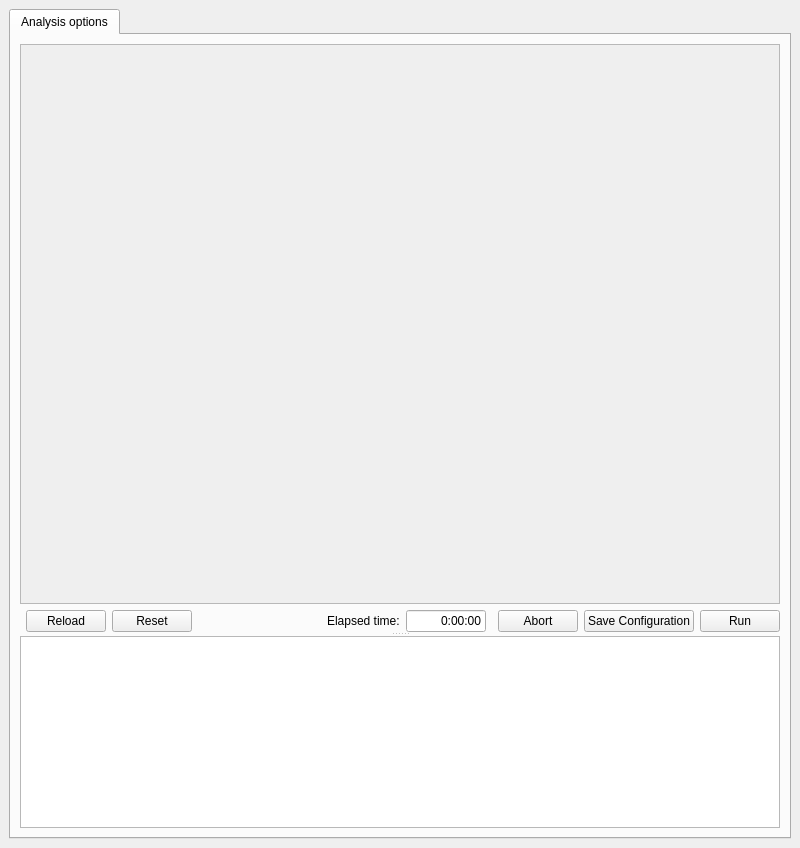
<?xml version="1.0" encoding="UTF-8"?>
<ui version="4.0">
 <class>DegenPrimerMain</class>
 <widget class="QMainWindow" name="DegenPrimerMain">
  <property name="geometry">
   <rect>
    <x>0</x>
    <y>0</y>
    <width>800</width>
    <height>848</height>
   </rect>
  </property>
  <property name="windowTitle">
   <string>DegenPrimer</string>
  </property>
  <property name="windowIcon">
   <iconset resource="DegenPrimerUI.qrc">
    <normaloff>:/degen_primer.svg</normaloff>:/degen_primer.svg</iconset>
  </property>
  <widget class="QWidget" name="centralwidget">
   <layout class="QGridLayout" name="gridLayout">
    <item row="0" column="1">
     <widget class="QTabWidget" name="mainTabs">
      <property name="toolTip">
       <string/>
      </property>
      <property name="currentIndex">
       <number>0</number>
      </property>
      <widget class="QWidget" name="configTabWidget">
       <property name="sizePolicy">
        <sizepolicy hsizetype="Expanding" vsizetype="Expanding">
         <horstretch>0</horstretch>
         <verstretch>0</verstretch>
        </sizepolicy>
       </property>
       <attribute name="title">
        <string>Analysis options</string>
       </attribute>
       <layout class="QGridLayout" name="gridLayout_3">
        <item row="0" column="0">
         <widget class="QSplitter" name="terminalSplitter">
          <property name="sizePolicy">
           <sizepolicy hsizetype="Expanding" vsizetype="Preferred">
            <horstretch>0</horstretch>
            <verstretch>0</verstretch>
           </sizepolicy>
          </property>
          <property name="orientation">
           <enum>Qt::Vertical</enum>
          </property>
          <widget class="QWidget" name="configWidget" native="true">
           <property name="sizePolicy">
            <sizepolicy hsizetype="Expanding" vsizetype="Expanding">
             <horstretch>0</horstretch>
             <verstretch>1</verstretch>
            </sizepolicy>
           </property>
           <property name="toolTip">
            <string/>
           </property>
           <layout class="QGridLayout" name="gridLayout_2">
            <item row="1" column="6">
             <widget class="QLineEdit" name="elapsedTimeLineEdit">
              <property name="sizePolicy">
               <sizepolicy hsizetype="Expanding" vsizetype="Fixed">
                <horstretch>0</horstretch>
                <verstretch>0</verstretch>
               </sizepolicy>
              </property>
              <property name="minimumSize">
               <size>
                <width>80</width>
                <height>0</height>
               </size>
              </property>
              <property name="toolTip">
               <string>&lt;html&gt;&lt;head/&gt;&lt;body&gt;&lt;p&gt;Calculation time depends on many parameters, such as primer and target sequences, PCR conditions (especialy annealing temperature), amplicon size and number of mismatches. It may vary from a few seconds to tens of minutes. &lt;/p&gt;&lt;p&gt;&lt;br/&gt;&lt;/p&gt;&lt;p&gt;So be patient.&lt;/p&gt;&lt;/body&gt;&lt;/html&gt;</string>
              </property>
              <property name="text">
               <string>0:00:00</string>
              </property>
              <property name="frame">
               <bool>true</bool>
              </property>
              <property name="alignment">
               <set>Qt::AlignRight|Qt::AlignTrailing|Qt::AlignVCenter</set>
              </property>
              <property name="readOnly">
               <bool>true</bool>
              </property>
             </widget>
            </item>
            <item row="1" column="1">
             <widget class="QPushButton" name="reloadButton">
              <property name="toolTip">
               <string>&lt;html&gt;&lt;head/&gt;&lt;body&gt;&lt;p&gt;Reload currently selected configuration file.&lt;/p&gt;&lt;/body&gt;&lt;/html&gt;</string>
              </property>
              <property name="text">
               <string>Reload</string>
              </property>
             </widget>
            </item>
            <item row="1" column="10">
             <widget class="QPushButton" name="runButton">
              <property name="toolTip">
               <string>&lt;html&gt;&lt;head/&gt;&lt;body&gt;&lt;p&gt;Run the analysis pipeline with the current parameters. This also saves these parameters into a configuration file.&lt;/p&gt;&lt;/body&gt;&lt;/html&gt;</string>
              </property>
              <property name="text">
               <string>Run</string>
              </property>
             </widget>
            </item>
            <item row="1" column="3">
             <spacer name="horizontalSpacer">
              <property name="orientation">
               <enum>Qt::Horizontal</enum>
              </property>
              <property name="sizeType">
               <enum>QSizePolicy::Expanding</enum>
              </property>
              <property name="sizeHint" stdset="0">
               <size>
                <width>10000</width>
                <height>17</height>
               </size>
              </property>
             </spacer>
            </item>
            <item row="0" column="0" colspan="11">
             <widget class="QScrollArea" name="configScrollArea">
              <property name="sizePolicy">
               <sizepolicy hsizetype="Expanding" vsizetype="Expanding">
                <horstretch>0</horstretch>
                <verstretch>0</verstretch>
               </sizepolicy>
              </property>
              <property name="toolTip">
               <string>&lt;html&gt;&lt;head/&gt;&lt;body&gt;&lt;p&gt;Parameters which are used only in the consequent analysis are &lt;span style=&quot; font-weight:600;&quot;&gt;marked yellow.&lt;/span&gt; These will be reset as soon as you hit 'Run' and &lt;span style=&quot; font-weight:600;&quot;&gt;will not be saved&lt;/span&gt; to the configuration file.&lt;/p&gt;&lt;/body&gt;&lt;/html&gt;</string>
              </property>
              <property name="widgetResizable">
               <bool>true</bool>
              </property>
              <widget class="QWidget" name="configFormWidget">
               <property name="geometry">
                <rect>
                 <x>0</x>
                 <y>0</y>
                 <width>740</width>
                 <height>528</height>
                </rect>
               </property>
               <layout class="QGridLayout" name="configForm"/>
              </widget>
             </widget>
            </item>
            <item row="1" column="8">
             <widget class="QPushButton" name="abortButton">
              <property name="toolTip">
               <string>&lt;html&gt;&lt;head/&gt;&lt;body&gt;&lt;p&gt;Abort current analysis. This may take some time as not all operations could be stopped immediately.&lt;/p&gt;&lt;/body&gt;&lt;/html&gt;</string>
              </property>
              <property name="text">
               <string>Abort</string>
              </property>
             </widget>
            </item>
            <item row="1" column="9">
             <widget class="QPushButton" name="saveButton">
              <property name="toolTip">
               <string>&lt;html&gt;&lt;head/&gt;&lt;body&gt;&lt;p&gt;Save current configuration to a file inside the selected working directory.&lt;/p&gt;&lt;/body&gt;&lt;/html&gt;</string>
              </property>
              <property name="text">
               <string>Save Configuration</string>
              </property>
             </widget>
            </item>
            <item row="1" column="2">
             <widget class="QPushButton" name="resetButton">
              <property name="toolTip">
               <string>&lt;html&gt;&lt;head/&gt;&lt;body&gt;&lt;p&gt;Reset all the fields to the default state.&lt;/p&gt;&lt;/body&gt;&lt;/html&gt;</string>
              </property>
              <property name="text">
               <string>Reset</string>
              </property>
             </widget>
            </item>
            <item row="1" column="5">
             <widget class="QLabel" name="elapsedTimeLabel">
              <property name="text">
               <string>Elapsed time:</string>
              </property>
             </widget>
            </item>
           </layout>
           <zorder>runButton</zorder>
           <zorder>horizontalSpacer</zorder>
           <zorder>configScrollArea</zorder>
           <zorder>abortButton</zorder>
           <zorder>saveButton</zorder>
           <zorder>reloadButton</zorder>
           <zorder>resetButton</zorder>
           <zorder>elapsedTimeLineEdit</zorder>
           <zorder>elapsedTimeLabel</zorder>
          </widget>
          <widget class="QPlainTextEdit" name="terminalOutput">
           <property name="sizePolicy">
            <sizepolicy hsizetype="MinimumExpanding" vsizetype="Expanding">
             <horstretch>0</horstretch>
             <verstretch>0</verstretch>
            </sizepolicy>
           </property>
           <property name="font">
            <font>
             <family>Monospace</family>
            </font>
           </property>
           <property name="toolTip">
            <string>&lt;html&gt;&lt;head/&gt;&lt;body&gt;&lt;p&gt;Analysis log&lt;/p&gt;&lt;/body&gt;&lt;/html&gt;</string>
           </property>
           <property name="readOnly">
            <bool>true</bool>
           </property>
          </widget>
         </widget>
        </item>
       </layout>
      </widget>
     </widget>
    </item>
   </layout>
  </widget>
 </widget>
 <tabstops>
  <tabstop>mainTabs</tabstop>
  <tabstop>configScrollArea</tabstop>
  <tabstop>runButton</tabstop>
  <tabstop>saveButton</tabstop>
  <tabstop>abortButton</tabstop>
  <tabstop>reloadButton</tabstop>
  <tabstop>terminalOutput</tabstop>
  <tabstop>resetButton</tabstop>
 </tabstops>
 <resources>
  <include location="DegenPrimerUI.qrc"/>
 </resources>
 <connections/>
</ui>
